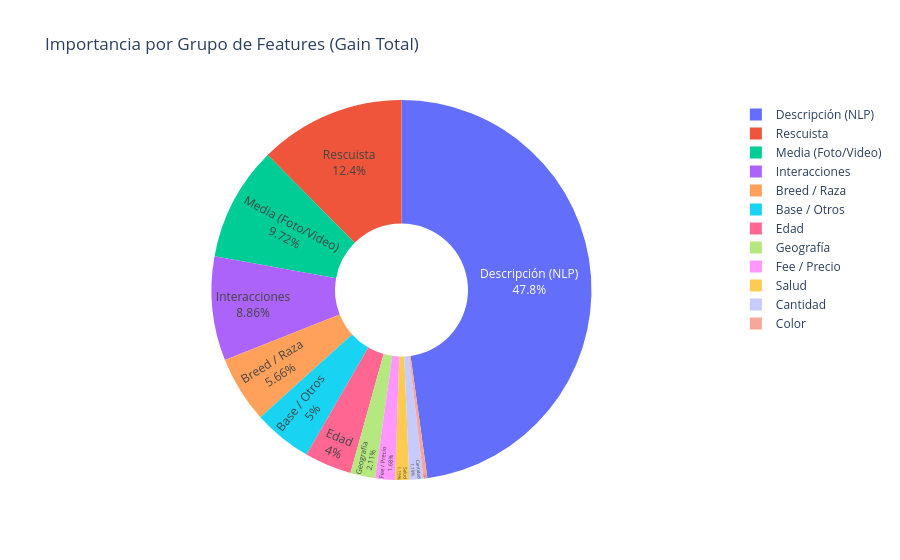

This figure's notebook cell:
### Code cell
# ── Importancia agregada por grupo (Gain) ──────────────────────────────────
group_importance = {}
for group_name, group_feats in feature_groups.items():
    mask = importance_df['feature'].isin(group_feats)
    group_importance[group_name] = importance_df.loc[mask, 'importance_gain'].sum()

group_df = (
    pd.DataFrame(list(group_importance.items()), columns=['Grupo', 'Importance_Gain'])
    .query('Importance_Gain > 0')
    .sort_values('Importance_Gain', ascending=False)
    .reset_index(drop=True)
)

fig = px.pie(
    group_df, names='Grupo', values='Importance_Gain',
    title='Importancia por Grupo de Features (Gain Total)', hole=0.35,
)
fig.update_traces(textposition='inside', textinfo='percent+label')
fig.show()

display(group_df)

### Figure 1 — Plotly figure (JSON) as saved in the notebook; plotly's stock layout.template omitted (floating-point values rounded to 4 significant figures)
{"data": [{"domain": {"x": [0, 1], "y": [0, 1]}, "hole": 0.35, "hovertemplate": "Grupo=%{label}<br>Importance_Gain=%{value}<extra></extra>", "labels": ["Descripción (NLP)", "Rescuista", "Media (Foto/Video)", "Interacciones", "Breed / Raza", "Base / Otros", "Edad", "Geografía", "Fee / Precio", "Salud", "Cantidad", "Color"], "legendgroup": "", "name": "", "showlegend": true, "textinfo": "percent+label", "textposition": "inside", "type": "pie", "values": [140000.0, 36410.0, 28450.0, 25940.0, 16570.0, 14630.0, 11720.0, 6193.0, 4918.0, 3483.0, 3475.0, 987.3]}], "layout": {"legend": {"tracegroupgap": 0}, "title": {"text": "Importancia por Grupo de Features (Gain Total)"}}}
